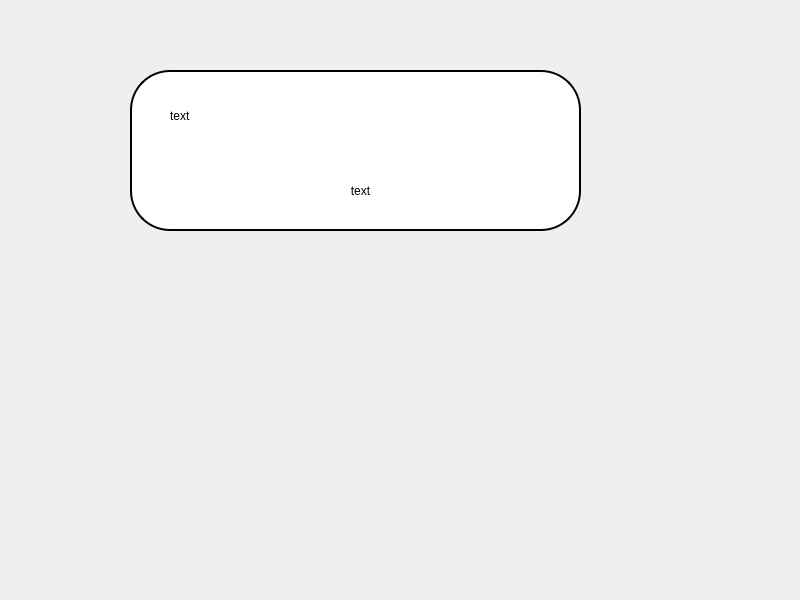
<?xml version="1.0" encoding="UTF-8"?>
<ui version="4.0">
 <class>MainWindow</class>
 <widget class="QMainWindow" name="MainWindow">
  <property name="geometry">
   <rect>
    <x>0</x>
    <y>0</y>
    <width>800</width>
    <height>600</height>
   </rect>
  </property>
  <property name="windowTitle">
   <string>MainWindow</string>
  </property>
  <widget class="QWidget" name="centralwidget">
   <widget class="QLabel" name="label_10">
    <property name="geometry">
     <rect>
      <x>130</x>
      <y>70</y>
      <width>451</width>
      <height>161</height>
     </rect>
    </property>
    <property name="styleSheet">
     <string notr="true">background-color:rgb(255, 255, 255);
border: 2px solid black;
border-radius: 40px;	</string>
    </property>
    <property name="text">
     <string/>
    </property>
   </widget>
   <widget class="QLabel" name="label">
    <property name="geometry">
     <rect>
      <x>170</x>
      <y>100</y>
      <width>371</width>
      <height>31</height>
     </rect>
    </property>
    <property name="styleSheet">
     <string notr="true">font: 12pt &quot;SansSerif&quot;;
color: black;</string>
    </property>
    <property name="text">
     <string>text</string>
    </property>
   </widget>
   <widget class="QPushButton" name="back">
    <property name="geometry">
     <rect>
      <x>240</x>
      <y>170</y>
      <width>241</width>
      <height>41</height>
     </rect>
    </property>
    <property name="styleSheet">
     <string notr="true">font: 9pt &quot;SansSerif&quot;;
text-align: center;
background-color: rgb(255, 255, 255);
border-radius: 20px;</string>
    </property>
    <property name="text">
     <string>text</string>
    </property>
   </widget>
  </widget>
  <widget class="QMenuBar" name="menubar">
   <property name="geometry">
    <rect>
     <x>0</x>
     <y>0</y>
     <width>800</width>
     <height>27</height>
    </rect>
   </property>
  </widget>
 </widget>
 <resources/>
 <connections/>
</ui>
